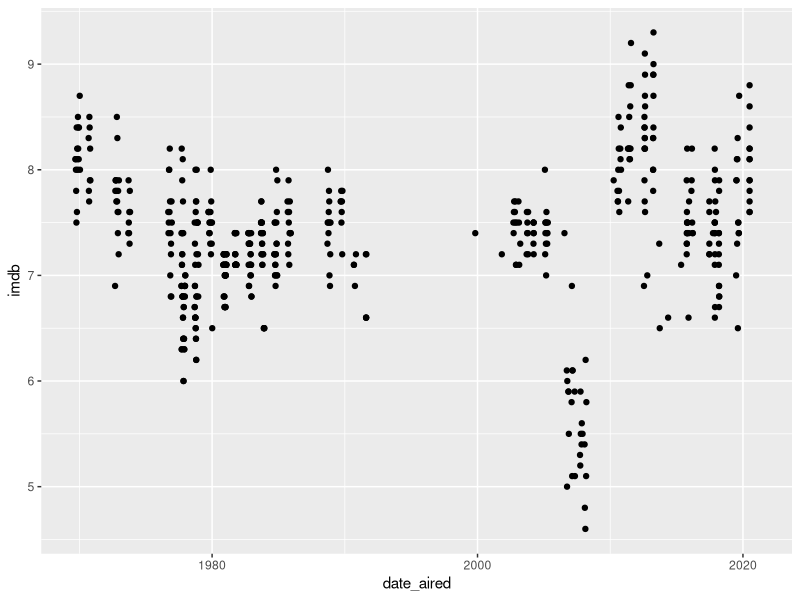
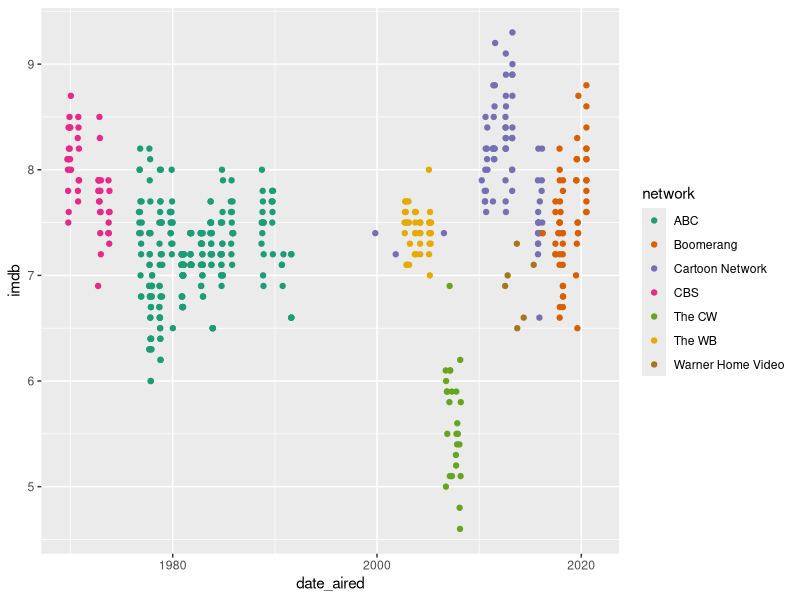

The R script that drew these images, in order:
## ---- chunk 1
#| label: set
#| message: false


library(tidyverse)
library(readxl)

scooby <- read_excel("scooby.xlsx")
## ---- chunk 2
ggplot(scooby,
       aes(x = date_aired,
           y = imdb)) + 
  geom_point()
## ---- chunk 3
ggplot(scooby,
       aes(x = date_aired,
           y = imdb,
           color = network)) + 
  geom_point() + 
  scale_color_brewer(palette = "Dark2")
